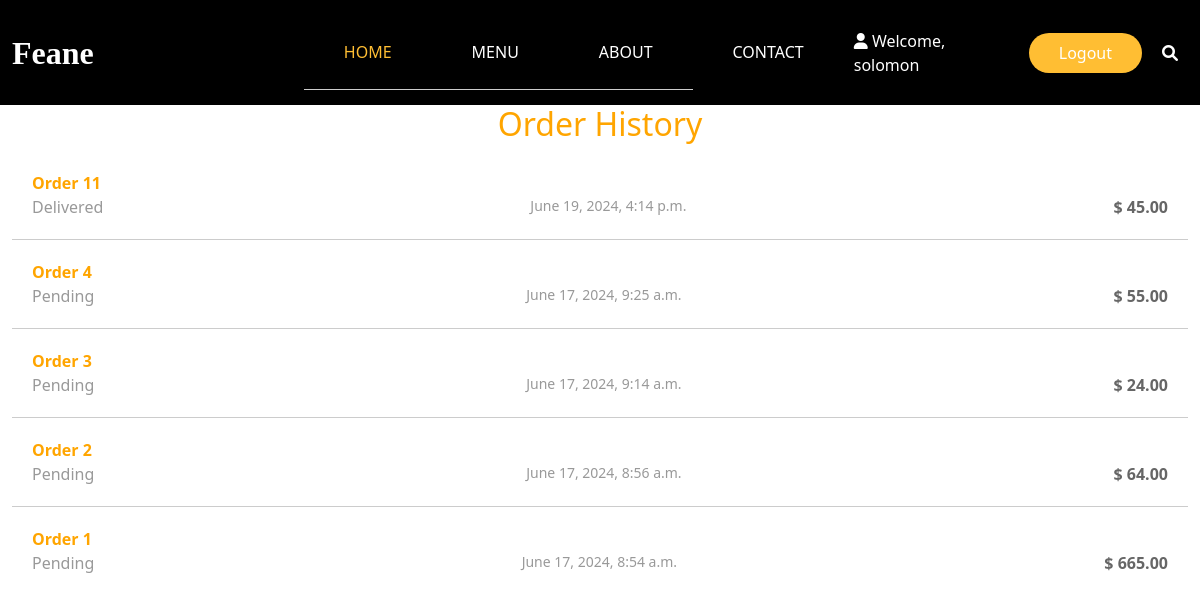
Page /orders/ (signed in) on the earlier database version.
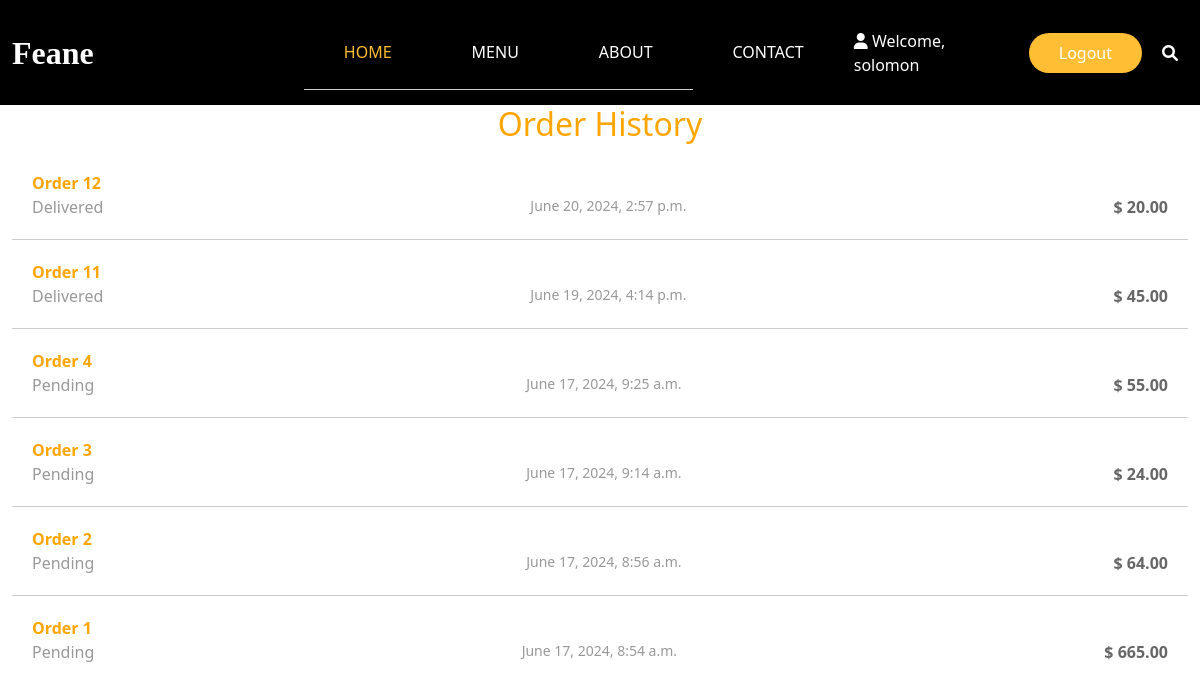
Same page on the later database version.
### restaurant_menu/models.py (models this page shows, shortened)
class Order(models.Model):
    user = models.ForeignKey(User, on_delete=models.CASCADE)
    created_at = models.DateTimeField(auto_now_add=True)
    total_price = models.DecimalField(max_digits=10, decimal_places=2)
    status = models.CharField(max_length=10, choices=ORDER_STATUS, default='Pending')
    estimated_delivery = models.DateTimeField(null=True, blank=True)

### restaurant_menu/views.py (the view)
# urls.py: path('orders/', views.order_history, name='order_history'),
@login_required
def order_history(request):
    orders = Order.objects.filter(user=request.user).order_by('-created_at')
    return render(request, 'base/order_history.html', {'orders': orders})

### restaurant_menu/templates/base/order_history.html (shortened to what this page needs)
{% extends "new_main.html" %}
{% block content %}
<h2 style="text-align: center; color: orange">Order History</h2>
<ul>
    {% for order in orders %}
        <li>
            <a href="{% url 'order_detail' order.id %}" class="order-id">Order {{ order.id }}</a>
            <div class="order-info">
                <span class="order-status">{{ order.status }}</span>
                <span class="order-date">{{ order.created_at }}</span>
                <span class="order-price">$ {{ order.total_price }}</span>
            </div>
        </li>
    {% endfor %}
</ul>
{% endblock %}

Differences in the rows shown:
added Order: id "12", status "Delivered", created_at "June 20, 2024, 2:57 p.m.", total_price "20.00"
